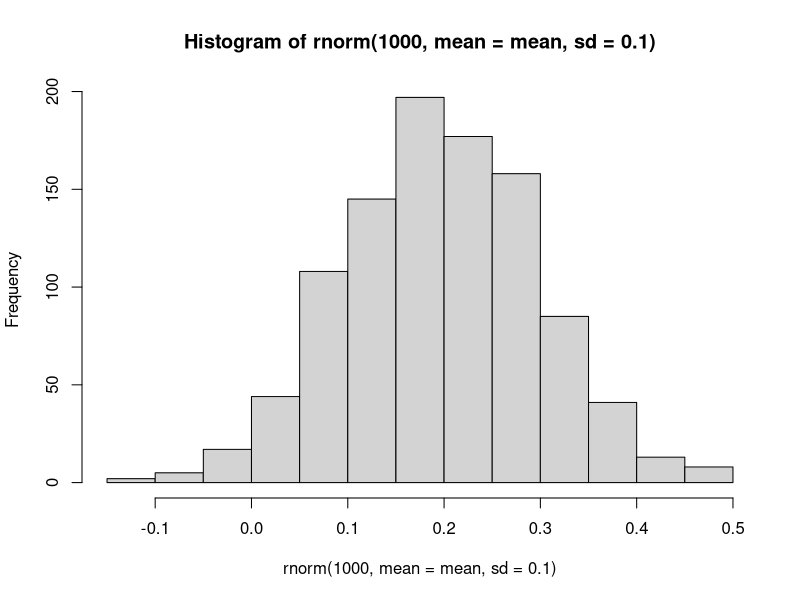
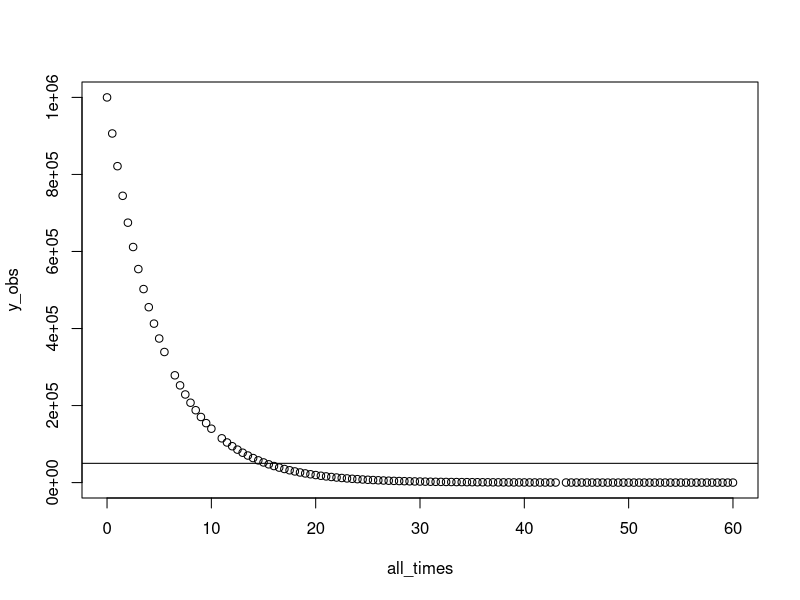
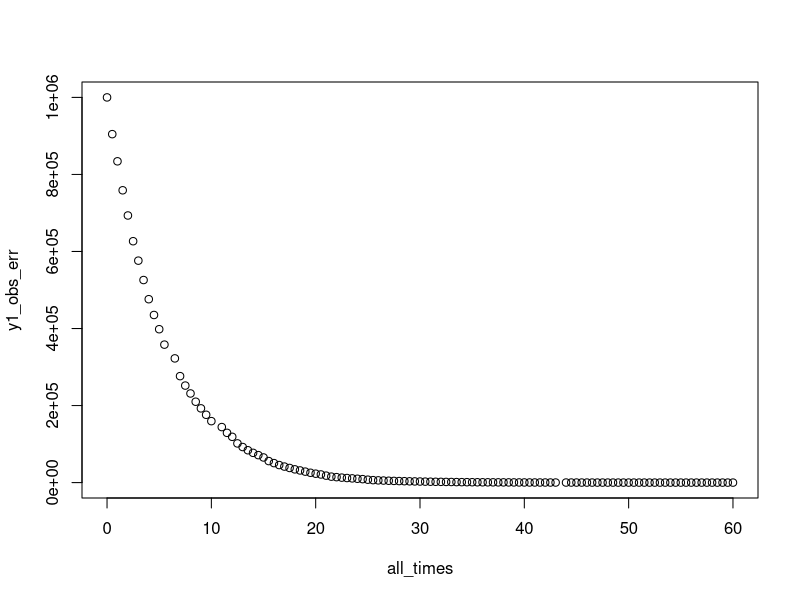
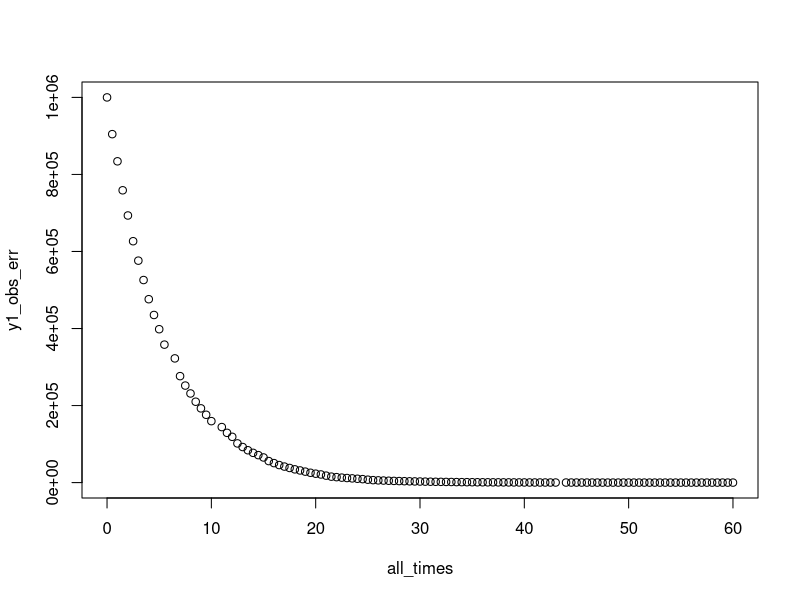
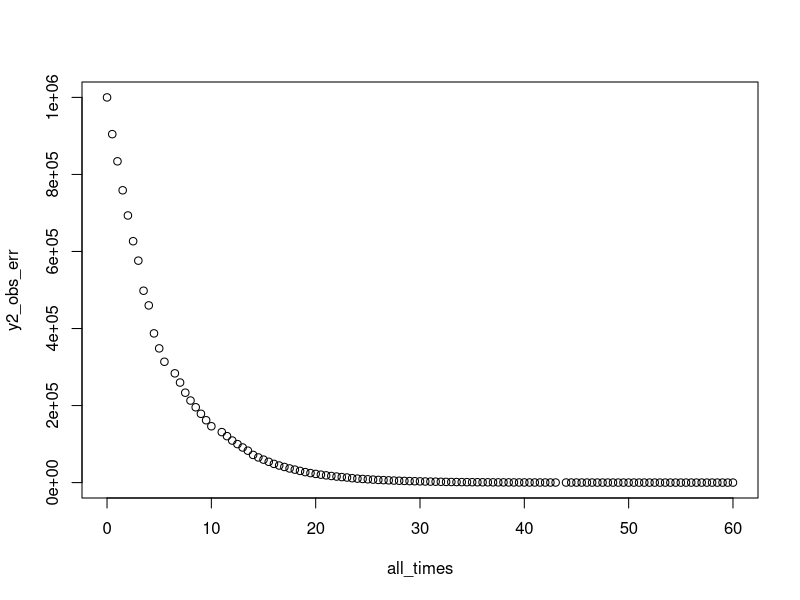
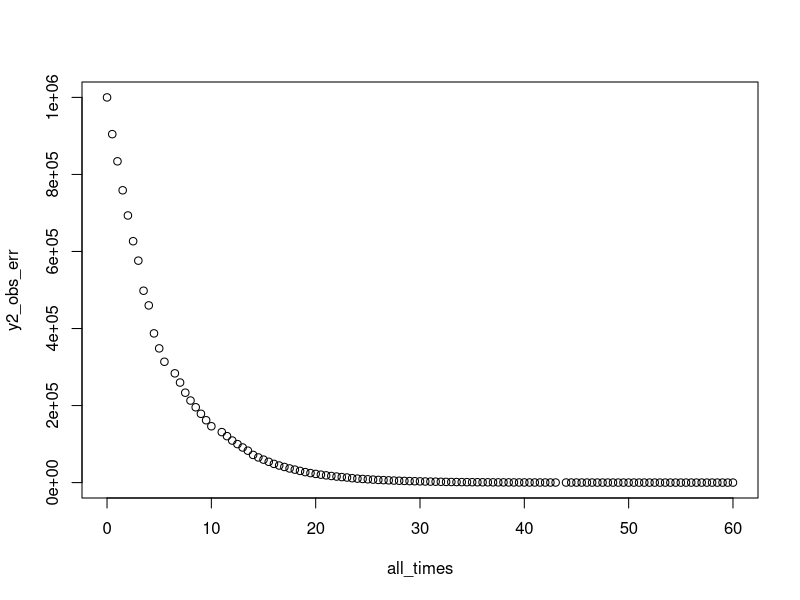
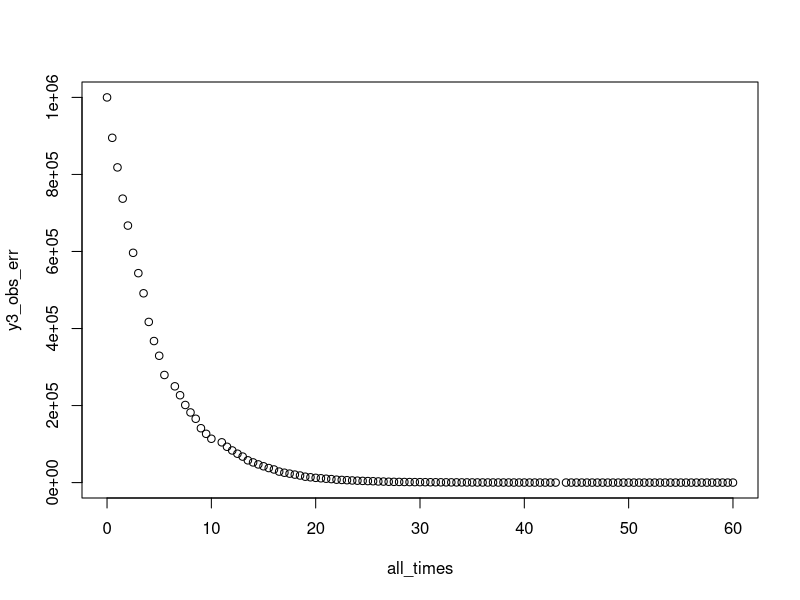
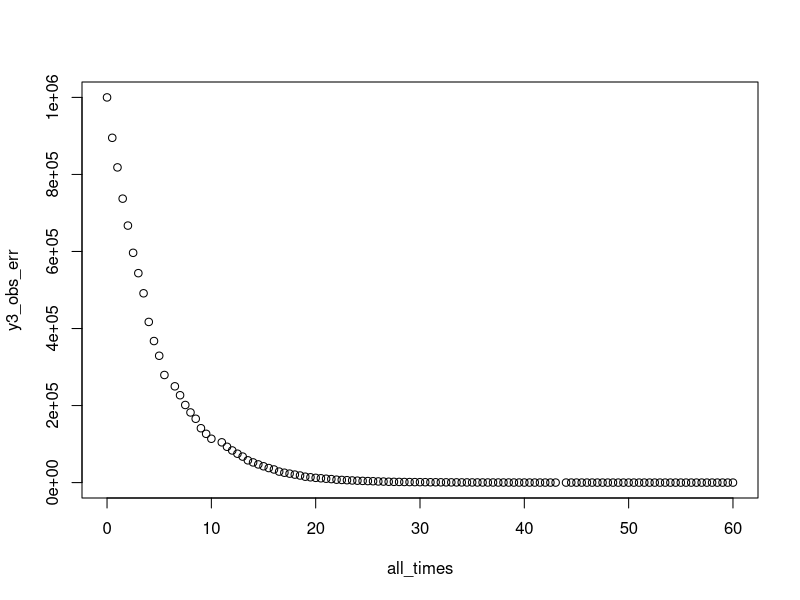

These charts were generated, in order, by the following R code: (Note: this script raises an error after producing the figures.)
#### [INSERT A DOC STRING HERE] ####

library(tidyverse)
library(bayesplot)

#### Getting constant degradation rates for each of 9 barrels ####
# Required objects
min <- 0.05; max <- 0.34; mean <- (min + max)/2; print(mean)
num_barrels <- 9
# Taking a look at distribution
hist(rnorm(1000, mean = mean, sd = 0.1))
# Sampling 9 decay rates
r_vec <- c()
set.seed(123)
for (i in 1:num_barrels) {
  r_vec[i] <- round(rnorm(1, mean = mean, sd = 0.01), digits = 2)
  while(r_vec[i] < min | r_vec[i] > max)
  {r_vec[i] <- round(rnorm(1, mean = mean, sd = 0.01), digits = 2)}
}; print(r_vec); print(mean(r_vec))

#### Setting up sampling regimes for each of 9 barrels ####
all_times <- seq(0 + 12/24, 60, 12/24); num_samples <- floor(length(all_times)/num_barrels) # Full time series (in days) divided by number of barrels; we can change this to make it more realistic; used floor() instead of round() to always round down
# all_times <- seq(1, 60, 1); num_samples <- floor(length(all_times)/num_barrels) # DAYS
ts <- matrix(nrow = num_samples + 1, ncol = num_barrels) # Matrix of sampling regimes wherein each column contains the sampling regime for a different barrel
ts[1, ] <- rep(0, ncol(ts))
set.seed(123)
for (i in 1:num_barrels){
  t <- sort(sample(all_times, num_samples, replace = FALSE))
  ts[2:nrow(ts), i] <- t
  all_times <- all_times[!all_times %in% t]
}; colnames(ts) <- c("t1", "t2", "t3", "t4", "t5", "t6", "t7", "t8", "t9")
t1 <- ts[ ,1]; t2 <- ts[ ,2]; t3 <- ts[ ,3]; t4 <- ts[ ,4]; t5 <- ts[ ,5]; t6 <- ts[ ,6]; t7 <- ts[ ,7]; t8 <- ts[ ,8]; t9 <- ts[ ,9] # Come up with an automated way of doing this
all_times <- sort(c(0, ts[2:nrow(ts), ]))

#### Observation without error ####
y0_obs <- 1e6
y_obs <- y0_obs*exp(-all_times*mean(r_vec))
plot(x = all_times, y = y_obs)
abline(h = y0_obs*0.05)

#### Setting up barrel volumes to implement sampling error ####
samp_vol <- 5; barrel_vol <- 100 # Under these conditions, you can sample each barrel a maximum of 40 times
vol <- c(barrel_vol)
for (i in 2:length(t1 + 1)){
  vol[i] <- vol[i - 1] - samp_vol
}; vol <- vol[2:length(vol)]

#### Sampling initial abundance ####
set.seed(123); y_init <- 1e6
y_samp_init <- y_select <- rbinom(1, y_init, samp_vol/(vol[1] + samp_vol))
y_samp_init <- c(NA, 0.0, y_samp_init)

#### Generating data ####
## Barrel 1
# Set seed because reproducibility
set.seed(123)
# Setting up initial abundance, and empty vector to fill with observations
t_elap <- 0.5 # Units are in hours so 10 day * 24hrs, for example; CHANGE ALL_TIMES
y_prev <- 1e6; y1_obs_err <- c(); y1_obs_err[1] <- y_prev; y1_samp <- c(); j <- 2
# Loop to generate data with (1) process error, (2) environmental stochasticity, and (3) sampling error
for (i in 2:length(all_times)){
  y_d <- rbinom(1, y_prev, 1 - exp(-t_elap*r_vec[1]*exp(-rnorm(1, 0, 0.1)))) # Determine eDNAs that "die" via exponential distribution (process error) and environmental stochasticity
  if (all_times[i] %in% t1){
    y_select <- rbinom(1, y_prev - y_d, samp_vol/vol[j - 1]) # Sample eDNAs from remaining with sampling error via sampled volume vs total remaining volume
    y1_samp[j - 1] <- y_select; j <- j + 1 # Add sampled eDNAs to observation vector
    y_next <- y_prev - y_d - y_select # eDNAs in barrel at next time step is equal to those available at previous time step, minus those that died, and those that were selected
    y_prev <- y_next # Re-assigning y_prev for next iteration
    y1_obs_err[i] <- y_prev
  } else {
    y_next <- y_prev - y_d
    y_prev <- y_next
    y1_obs_err[i] <- y_prev
  }
}; plot(all_times, y1_obs_err)
plot(x = all_times, y = y1_obs_err)
y1_samp <- cbind(t1[2:length(t1)], y1_samp)
Barrel <- c(rep(1, nrow(y1_samp))); y1_samp <- cbind(Barrel, y1_samp)

## Barrel 2
set.seed(123)
t_elap <- 0.5 
y_prev <- 1e6; y2_obs_err <- c(); y2_obs_err[1] <- y_prev; y2_samp <- c(); j <- 2
for (i in 2:length(all_times)){
  y_d <- rbinom(1, y_prev, 1 - exp(-t_elap*r_vec[2]*exp(-rnorm(1, 0, 0.1)))) 
  if (all_times[i] %in% t2){
    y_select <- rbinom(1, y_prev - y_d, samp_vol/vol[j - 1]) 
    y2_samp[j - 1] <- y_select; j <- j + 1 
    y_next <- y_prev - y_d - y_select 
    y_prev <- y_next 
    y2_obs_err[i] <- y_prev
  } else {
    y_next <- y_prev - y_d
    y_prev <- y_next
    y2_obs_err[i] <- y_prev
  }
}; plot(all_times, y2_obs_err)
plot(x = all_times, y = y2_obs_err)
y2_samp <- cbind(t2[2:length(t2)], y2_samp)
Barrel <- c(rep(2, nrow(y2_samp))); y2_samp <- cbind(Barrel, y2_samp)

## Barrel 3
set.seed(123)
t_elap <- 0.5 
y_prev <- 1e6; y3_obs_err <- c(); y3_obs_err[1] <- y_prev; y3_samp <- c(); j <- 2
for (i in 2:length(all_times)){
  y_d <- rbinom(1, y_prev, 1 - exp(-t_elap*r_vec[3]*exp(-rnorm(1, 0, 0.1)))) 
  if (all_times[i] %in% t3){
    y_select <- rbinom(1, y_prev - y_d, samp_vol/vol[j - 1]) 
    y3_samp[j - 1] <- y_select; j <- j + 1 
    y_next <- y_prev - y_d - y_select 
    y_prev <- y_next 
    y3_obs_err[i] <- y_prev
  } else {
    y_next <- y_prev - y_d
    y_prev <- y_next
    y3_obs_err[i] <- y_prev
  }
}; plot(all_times, y3_obs_err)
plot(x = all_times, y = y3_obs_err)
y3_samp <- cbind(t3[2:length(t3)], y3_samp)
Barrel <- c(rep(3, nrow(y3_samp))); y3_samp <- cbind(Barrel, y3_samp)

## Barrel 4
set.seed(123)
t_elap <- 0.5 
y_prev <- 1e6; y4_obs_err <- c(); y4_obs_err[1] <- y_prev; y4_samp <- c(); j <- 2
for (i in 2:length(all_times)){
  y_d <- rbinom(1, y_prev, 1 - exp(-t_elap*r_vec[4]*exp(-rnorm(1, 0, 0.1))))
  if (all_times[i] %in% t4){
    y_select <- rbinom(1, y_prev - y_d, samp_vol/vol[j - 1]) 
    y4_samp[j - 1] <- y_select; j <- j + 1 
    y_next <- y_prev - y_d - y_select 
    y_prev <- y_next 
    y4_obs_err[i] <- y_prev
  } else {
    y_next <- y_prev - y_d
    y_prev <- y_next
    y4_obs_err[i] <- y_prev
  }
}; plot(all_times, y4_obs_err)
plot(x = all_times, y = y4_obs_err)
y4_samp <- cbind(t4[2:length(t4)], y4_samp)
Barrel <- c(rep(4, nrow(y4_samp))); y4_samp <- cbind(Barrel, y4_samp)

## Barrel 5
set.seed(123)
t_elap <- 0.5 
y_prev <- 1e6; y5_obs_err <- c(); y5_obs_err[1] <- y_prev; y5_samp <- c(); j <- 2
for (i in 2:length(all_times)){
  y_d <- rbinom(1, y_prev, 1 - exp(-t_elap*r_vec[5]*exp(-rnorm(1, 0, 0.1))))
  if (all_times[i] %in% t5){
    y_select <- rbinom(1, y_prev - y_d, samp_vol/vol[j - 1]) 
    y5_samp[j - 1] <- y_select; j <- j + 1 
    y_next <- y_prev - y_d - y_select 
    y_prev <- y_next 
    y5_obs_err[i] <- y_prev
  } else {
    y_next <- y_prev - y_d
    y_prev <- y_next
    y5_obs_err[i] <- y_prev
  }
}; plot(all_times, y5_obs_err)
plot(x = all_times, y = y5_obs_err)
y5_samp <- cbind(t5[2:length(t5)], y5_samp)
Barrel <- c(rep(5, nrow(y5_samp))); y5_samp <- cbind(Barrel, y5_samp)

## Barrel 6
set.seed(123)
t_elap <- 0.5 
y_prev <- 1e6; y6_obs_err <- c(); y6_obs_err[1] <- y_prev; y6_samp <- c(); j <- 2
for (i in 2:length(all_times)){
  y_d <- rbinom(1, y_prev, 1 - exp(-t_elap*r_vec[6]*exp(-rnorm(1, 0, 0.1))))
  if (all_times[i] %in% t6){
    y_select <- rbinom(1, y_prev - y_d, samp_vol/vol[j - 1]) 
    y6_samp[j - 1] <- y_select; j <- j + 1 
    y_next <- y_prev - y_d - y_select 
    y_prev <- y_next 
    y6_obs_err[i] <- y_prev
  } else {
    y_next <- y_prev - y_d
    y_prev <- y_next
    y6_obs_err[i] <- y_prev
  }
}; plot(all_times, y6_obs_err)
plot(x = all_times, y = y6_obs_err)
y6_samp <- cbind(t6[2:length(t6)], y6_samp)
Barrel <- c(rep(6, nrow(y6_samp))); y6_samp <- cbind(Barrel, y6_samp)

## Barrel 7
set.seed(123)
t_elap <- 0.5 
y_prev <- 1e6; y7_obs_err <- c(); y7_obs_err[1] <- y_prev; y7_samp <- c(); j <- 2
for (i in 2:length(all_times)){
  y_d <- rbinom(1, y_prev, 1 - exp(-t_elap*r_vec[7]*exp(-rnorm(1, 0, 0.1))))
  if (all_times[i] %in% t7){
    y_select <- rbinom(1, y_prev - y_d, samp_vol/vol[j - 1]) 
    y7_samp[j - 1] <- y_select; j <- j + 1 
    y_next <- y_prev - y_d - y_select 
    y_prev <- y_next 
    y7_obs_err[i] <- y_prev
  } else {
    y_next <- y_prev - y_d
    y_prev <- y_next
    y7_obs_err[i] <- y_prev
  }
}; plot(all_times, y7_obs_err)
plot(x = all_times, y = y7_obs_err)
y7_samp <- cbind(t7[2:length(t7)], y7_samp)
Barrel <- c(rep(7, nrow(y7_samp))); y7_samp <- cbind(Barrel, y7_samp)

## Barrel 8
set.seed(123)
t_elap <- 0.5 
y_prev <- 1e6; y8_obs_err <- c(); y8_obs_err[1] <- y_prev; y8_samp <- c(); j <- 2
for (i in 2:length(all_times)){
  y_d <- rbinom(1, y_prev, 1 - exp(-t_elap*r_vec[8]*exp(-rnorm(1, 0, 0.1))))
  if (all_times[i] %in% t8){
    y_select <- rbinom(1, y_prev - y_d, samp_vol/vol[j - 1]) 
    y8_samp[j - 1] <- y_select; j <- j + 1 
    y_next <- y_prev - y_d - y_select 
    y_prev <- y_next 
    y8_obs_err[i] <- y_prev
  } else {
    y_next <- y_prev - y_d
    y_prev <- y_next
    y8_obs_err[i] <- y_prev
  }
}; plot(all_times, y8_obs_err)
plot(x = all_times, y = y8_obs_err)
y8_samp <- cbind(t8[2:length(t8)], y8_samp)
Barrel <- c(rep(8, nrow(y8_samp))); y8_samp <- cbind(Barrel, y8_samp)

## Barrel 9
set.seed(123)
t_elap <- 0.5 
y_prev <- 1e6; y9_obs_err <- c(); y9_obs_err[1] <- y_prev; y9_samp <- c(); j <- 2
for (i in 2:length(all_times)){
  y_d <- rbinom(1, y_prev, 1 - exp(-t_elap*r_vec[9]*exp(-rnorm(1, 0, 0.1))))
  if (all_times[i] %in% t9){
    y_select <- rbinom(1, y_prev - y_d, samp_vol/vol[j - 1]) 
    y9_samp[j - 1] <- y_select; j <- j + 1 
    y_next <- y_prev - y_d - y_select 
    y_prev <- y_next 
    y9_obs_err[i] <- y_prev
  } else {
    y_next <- y_prev - y_d
    y_prev <- y_next
    y9_obs_err[i] <- y_prev
  }
}; plot(all_times, y9_obs_err)
plot(x = all_times, y = y9_obs_err)
y9_samp <- cbind(t9[2:length(t9)], y9_samp)
Barrel <- c(rep(9, nrow(y9_samp))); y9_samp <- cbind(Barrel, y9_samp)

full_ts <- rbind(y_samp_init, y1_samp, y2_samp, y3_samp, y4_samp, y5_samp, y6_samp, y7_samp, y8_samp, y9_samp)
full_ts <- as.data.frame(full_ts); colnames(full_ts) <- c("barrel", "t", "y_samp")
# Ordering generated data by sampling time
full_ts_ordered <- full_ts[with(full_ts, order(t)), ]
# Plotting generated data
colours <- c("black", "firebrick", "darkorange", "goldenrod2", "forestgreen", "cornflowerblue", "purple3", "orchid", "salmon")
colidx <- c("white"); barrel <- as.numeric(full_ts_ordered$barrel)
for (i in 2:length(full_ts_ordered$t)){
  colidx[i] <- colours[barrel[i]]
}
plot(full_ts_ordered$t, full_ts_ordered$y_samp, col = colidx,
     xlab = "Day", ylab = "eDNA Abundance (Sampled)")

plot(x = all_times, y = y1_obs_err, col = "black", type = "l", xlab = "Day", ylab = "eDNA Abundance (Unsampled)")
lines(x = all_times, y = y2_obs_err, col = "firebrick")
lines(x = all_times, y = y3_obs_err, col = "darkorange")
lines(x = all_times, y = y4_obs_err, col = "goldenrod2")
lines(x = all_times, y = y5_obs_err, col = "forestgreen")
lines(x = all_times, y = y6_obs_err, col = "cornflowerblue")
lines(x = all_times, y = y7_obs_err, col = "purple3")
lines(x = all_times, y = y8_obs_err, col = "orchid")
lines(x = all_times, y = y9_obs_err, col = "salmon")

#### Fitting generated data to exponential model ####
#### ... From Steph's script: ####
#### ... ... Simulate data: ####
a<-1.2			# growth rate
b<-1.2/1200	# density dependence
sig<-0.8		# process error
N<-100			# timesteps

y<-numeric(N+1)	# vector of population sizes
y1<-600			# initial condition

# Simulate data:
set.seed(9823)
y[1]<-y1
for(i in 2:(N+1)) y[i]<-y[i-1]*exp(rnorm(n=1, a-b*y[i-1], sig))

S<-y[1:N];		# spawners
Y<-log(y[2:(N+1)]/S)	# productivity = log(recruits/spawner)

plot(y, type="l", xlab="time", ylab="spawners"); abline(h=a/b, lty=3)
plot(S, Y, xlab="spawners", ylab="productivity"); abline(a=a, b=-b, col=2); abline(h=0)

#### ... ... ... Fit with JAGS: Single population ####
# Need to write model function IN JAGS LANGUAGE (see user manual)
ricker.model<-function(){	
  # define priors on parameter (mean and PRECISION)
  a ~ dnorm(0, 0.0001)
  b ~ dnorm(0, 0.0001)
  sigma ~ dunif(0, 100)
  tau <- pow(sigma, -2)	
  
  # simulate model and likelihood
  for(i in 1:N){ 					# for each data point
    Y.hat[i] <- a-b*S[i] 		# expected value based on parameters
    Y[i] ~ dnorm(Y.hat[i], tau) # probability of observation Y given expectation Y.hat
  }
}

fit3<-jags.fit(data=list('Y'=Y, 'S'=S, 'N'=N), params=c("a", "b", "sigma"), model=ricker.model, n.chains=3, n.adapt=100)

plot(fit3)
summary(fit3) 

#### ... ... Simulate hierarchical data: ####
a<-1.2								# growth rate
b<-1.2/1200							# density dependence
sig<-0.3							# process error
sigP<-0.8							# sd in growth rate among populations

Nt<-50								# number of timesteps
Np<-20								# number of populations
thetaP<-rnorm(Np, mean=0, sd=sigP)	# population random-effect on growth rate

t<-rep(1:(Nt+1), Np)				# vector of timesteps
P<-rep(1:Np, each=(Nt+1))			# vector of population numbers
y<-numeric((Nt+1)*Np)				# vector of population sizes (to be filled)
y[which(t==1)]<-runif(Np, 100, 1000)# initialize with random number between 100 and 1000

# Simulate data:
for(i in 1:Np){ #for each population
  for(j in 2:(Nt+1)){ #for each timestep
    y[which(P==i&t==j)]<-y[which(P==i&t==(j-1))]*exp(rnorm(n=1, (a+thetaP[i])-b*y[which(P==i&t==(j-1))], sig))
  }
}

# Make dataframe of spawners and productivity
data<-data.frame(S=numeric(Nt*Np), Y=numeric(Nt*Np), Pop=numeric(Nt*Np))
N<-Nt*Np

k<-0
for(i in 1:Np){
  for(j in 1:Nt){
    k<-k+1
    data$S[k]<- y[which(P==i&t==j)]
    data$Y[k]<- log(y[which(P==i&t==(j+1))]/y[which(P==i&t==j)])
    data$Pop[k]<-i
  }
}

xyplot(Y~S|Pop, data=data)

#### ... ... ... Fit with JAGS: Hierarchical ####
# Transform data to matrices to make model syntax easier
S<-matrix(data$S, nrow=Np, ncol=Nt, byrow=TRUE)
Y<-matrix(data$Y, nrow=Np, ncol=Nt, byrow=TRUE)

H.ricker.model<-function(){
  # Priors on parameters
  a ~ dnorm(0, 0.0001)
  b ~ dnorm(0, 0.0001)
  sig ~ dunif(0, 100)
  sigP ~ dunif(0, 100)
  tauP <- pow(sigP, -2)
  tau <- pow(sig, -2)
  
  # Hierarchical part - a different thetaP for each population:
  for(i in 1:Np){
    thetaP[i] ~ dnorm(0, tauP)
  }
  
  # Model simulation and likelihood
  for(j in 1:Np){ #for each population
    for(i in 1:Nt){ #for each time step
      Y.hat[j,i] <- a + thetaP[j] - b*S[j,i] # calculate model prediction
      Y[j,i] ~ dnorm(Y.hat[j,i], tau) #likelihood
    } #end i
  } # end j	
}


hfit2<-jags.fit(data=list('S'=S, 'Y'=Y, 'Np'=Np, 'Nt'=Nt), params=c("a", "b", "sig", "sigP"), model=H.ricker.model)

S<-summary(hfit2)
par(mfrow=c(2,2))
for(i in 1:4){
  hist(hfit2[[1]][,i], main=colnames(hfit2[[1]])[i], col="#00000030", border=NA, xlab="", freq=FALSE)
  hist(hfit2[[2]][,i], main=colnames(hfit2[[2]])[i], col="#FF000030", add=TRUE, freq=FALSE, border=NA)
  hist(hfit2[[3]][,i], main=colnames(hfit2[[3]])[i], col="#00FF0030", add=TRUE, freq=FALSE, border=NA)
  abline(v=S[[1]][i,1], lty=2)
  abline(v=c(a,b,sig,sigP)[i])
  abline(v=hfit1.par[i], lty=3)
}
legend("topright", lty=c(1,2,3), c("Real", "JAGS", "lmer"))








#### ... TO DO! ####

#### Estimated abundances ####
y0_est <- as.numeric(y0_est); r_est <- as.numeric(r_est)
y_est <- y0_est*exp(-all_times*r_est)
plot(y_est)

#### Plotting (1) observations without error, (2) generated data, and (3) estimated data for comparison ####
plot(all_times[1:20], y_obs[1:20], type = "l", xlab = "Day", ylab = "eDNA Concentration")
points(all_times[1:20], y_obs_err[1:20], col = "cornflowerblue", pch = 16)
points(all_times[1:20], y_est[1:20], col = "firebrick2", pch = 18)
legend("topright", legend=c("Deterministic data", "Observed data", "Estimated data"),
       col=c("black", "cornflowerblue", "firebrick2"), lty = c(1, NA, NA), pch = c(NA, 16, 18), cex = 0.8)
